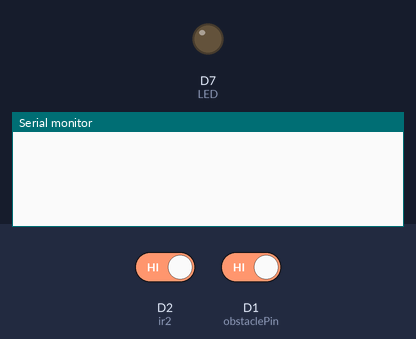
The sketch below on a simulated ESP8266 (NodeMCU). Shown: output pins drawn as LEDs (lit = HIGH), the last lines printed to the serial monitor. The test bench sets the inputs (shaded band); at power-on: D2 (ir2) HIGH, D1 (obstaclePin) HIGH.

Above: at 4.0 s.
4.1 s: D2 (ir2) driven LOW
At 5.76 s:
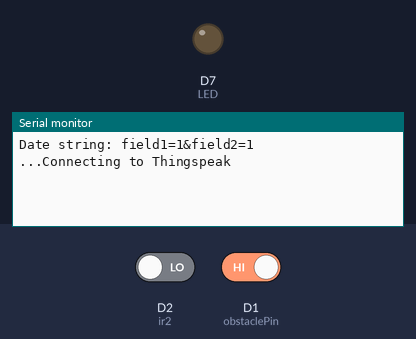
At 6.6 s:
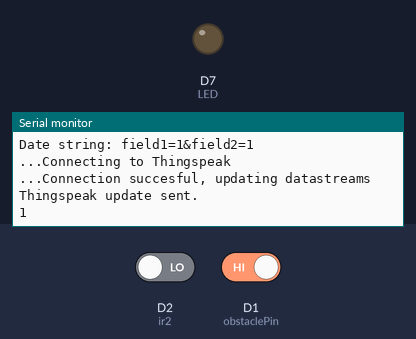

The sketch:

Original.ino
```cpp
#include <ESP8266WiFi.h>
#include <ThingSpeak.h>
WiFiClient client;

int LED = 13;
int obstaclePin = D1;  // This is our input pin
int hasObstacle = HIGH;  // HIGH MEANS NO OBSTACLE
int amount = 0;
int lastOn = HIGH ;
int ir2 = D2;
int hasObstacle2 = HIGH;  // HIGH MEANS NO OBSTACLE
int totalcar = 0;


char ssid[] = "MyDD2017";
char pass[] = "mydd@2017";

/* Thinkspeak*/
const char* TS_SERVER = "api.thingspeak.com";
String TS_API_KEY ="KAQ72EM76RJ6Z4B9";


void setup() {
  // put your setup code here, to run once:
  pinMode(LED, OUTPUT);
  pinMode(obstaclePin, INPUT);
  Serial.begin(9600);

}

void loop() {

  hasObstacle = digitalRead(obstaclePin); //Reads the output of the obstacle sensor from the 7th PIN of the Digital section of the arduino
  hasObstacle2 = digitalRead(ir2);

  // put your main code here, to run repeatedly:
    if(hasObstacle == LOW){
      if(lastOn == HIGH ) {
        amount = amount + 1;
        totalcar = totalcar + 1;
        ThingSpeakUpdate("field1=1&field2="+String(totalcar));
        Serial.println(amount);
        lastOn = LOW;
      }
      else {
        /*nothing*/
      }
    }else {
      if (lastOn == LOW){
        lastOn = HIGH;
      }
      else {
        /*nothing*/
      }
    }
    delay (800);

    // put your main code here, to run repeatedly:
    if(hasObstacle2 == LOW){
      if(lastOn == HIGH ) {
        amount = amount + 1;
        totalcar = totalcar + 1;
        ThingSpeakUpdate("field1=1&field2="+String(totalcar));
        Serial.println(amount);
        lastOn = LOW;
      }
      else {
        /*nothing*/
      }
    }else {
      if (lastOn == LOW){
        lastOn = HIGH;
      }
      else {
        /*nothing*/
      }
    }
    delay (800);
}

/*------------------------------------------------
Sends sensor data to Thingspeak
Inputs: String, data to be entered for each field
Returns:
------------------------------------------------*/
void ThingSpeakUpdate(String tsData)
{
    Serial.println("Date string: " + tsData);

    Serial.println("...Connecting to Thingspeak");

    // Connecting and sending data to Thingspeak
    if(client.connect("api.thingspeak.com", 80))
    {
        Serial.println("...Connection succesful, updating datastreams");

        client.print("POST /update HTTP/1.1\n");
        client.print("Host: api.thingspeak.com\n");
        client.print("Connection: close\n");
        client.print("X-THINGSPEAKAPIKEY: "+TS_API_KEY+"\n");
        client.print("Content-Type: application/x-www-form-urlencoded\n");
        client.print("Content-Length: ");
        client.print(tsData.length());
        client.print("\n\n");

        client.println(tsData); //the ""ln" is important here.

        // This delay is pivitol without it the TCP client will often close before the data is fully sent
        delay(200);

        Serial.println("Thingspeak update sent.");
    }
    else{
        // Failed to connect to Thingspeak
        Serial.println("Unable to connect to Thingspeak.");
    }

    if(!client.connected()){
        client.stop();
    }
    client.flush();
    client.stop();
}
```

Measured:
- after the input at 4.1 s, the serial monitor: prints a new line after 1.5 s (image 1)
